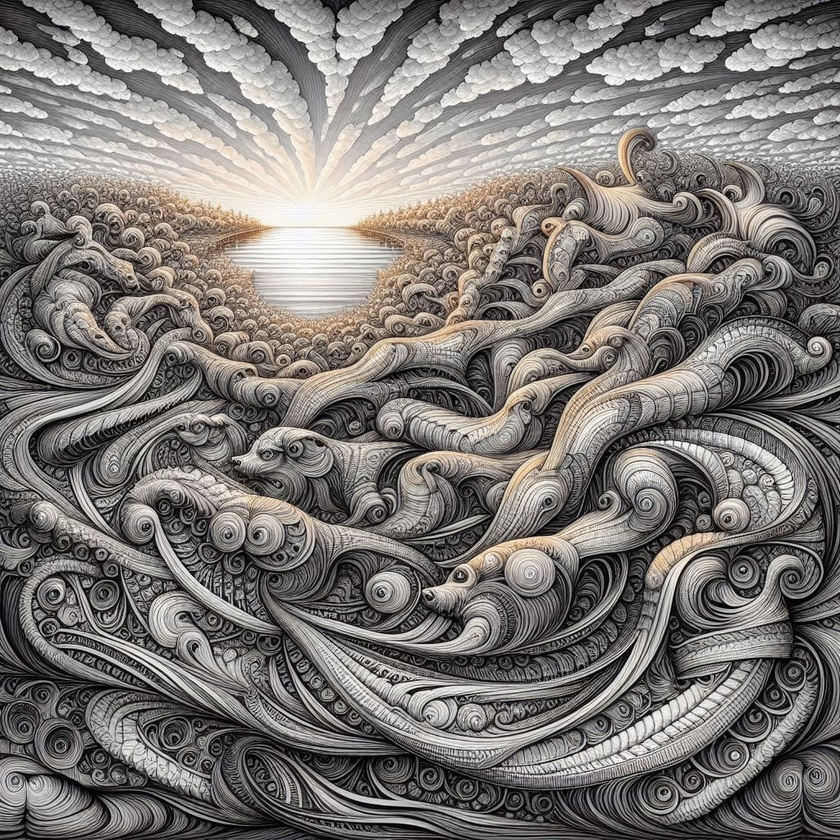
#> input picture codes/images/curves.jpeg, 840 x 840 px, shrunk from 1024 x 1024 before the run, found by its file name
$ python Filtering.py
#> lines starting #> are read from the running program, lines starting #| are printed output that depends on the picture; after the words box and inside, x2 and y2 are one past the last pixel; in counts of white or black regions, pixels touching at a corner belong together

# %%
import cv2
import numpy as np
import matplotlib.pyplot as plt

def low_pass_filter(image, cutoff_frequency):
    # Compute the 2D Fourier transform of the image
    f_transform = np.fft.fft2(image)

    # Create a frequency grid
    rows, cols = image.shape
    crow, ccol = rows // 2, cols // 2
    mask = np.zeros((rows, cols), np.uint8)

    # Create a circular low-pass filter
    for i in range(rows):
        for j in range(cols):
            if np.sqrt((i - crow) ** 2 + (j - ccol) ** 2) <= cutoff_frequency:
                mask[i, j] = 1

    # Apply the filter to the Fourier transform
    f_transform_filtered = f_transform * mask

    # Inverse Fourier transform to obtain the filtered image
    filtered_image = np.fft.ifft2(f_transform_filtered).real
    return filtered_image

def high_pass_filter(image, cutoff_frequency):
    # Compute the 2D Fourier transform of the image
    f_transform = np.fft.fft2(image)

    # Create a frequency grid
    rows, cols = image.shape
    crow, ccol = rows // 2, cols // 2
    mask = np.ones((rows, cols), np.uint8)

    # Create a circular high-pass filter
    for i in range(rows):
        for j in range(cols):
            if np.sqrt((i - crow) ** 2 + (j - ccol) ** 2) <= cutoff_frequency:
                mask[i, j] = 0

    # Apply the filter to the Fourier transform
    f_transform_filtered = f_transform * mask

    # Inverse Fourier transform to obtain the filtered image
    filtered_image = np.fft.ifft2(f_transform_filtered).real
    return filtered_image

# Load the image
image = cv2.imread('images\curves.jpeg', cv2.IMREAD_GRAYSCALE)
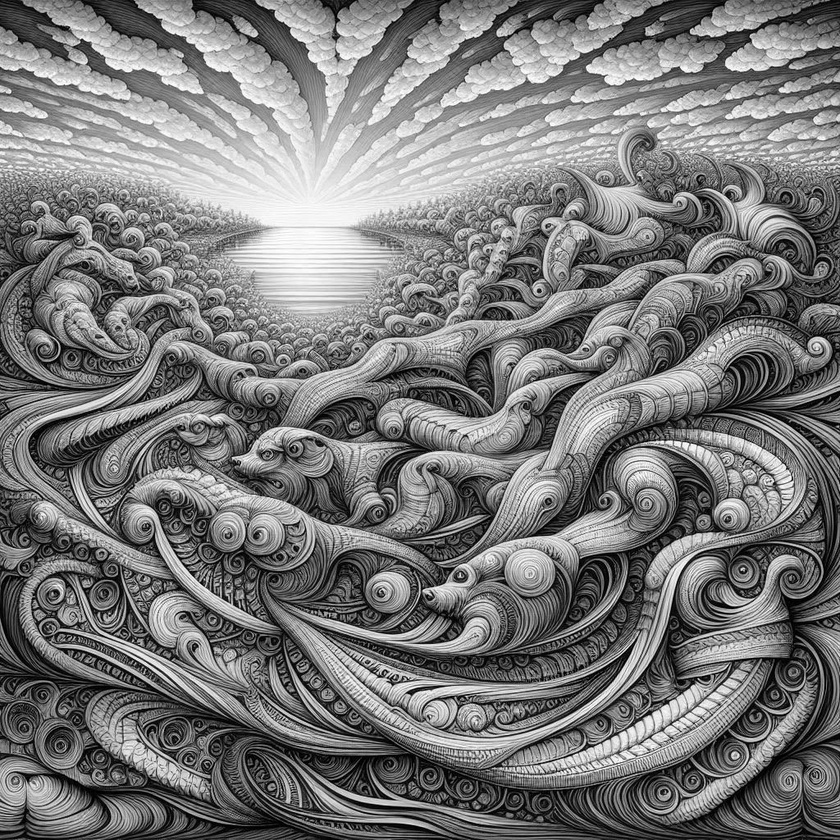
#> image: shape (840, 840); min 0, max 255, mean 121.1

# Set the cutoff frequency for the filters
low_pass_cutoff = 100
high_pass_cutoff = 100

# Apply the low-pass filter
filtered_image_low_pass = low_pass_filter(image, low_pass_cutoff)
#> after the loop in low_pass_filter, `for i in range(rows):`:
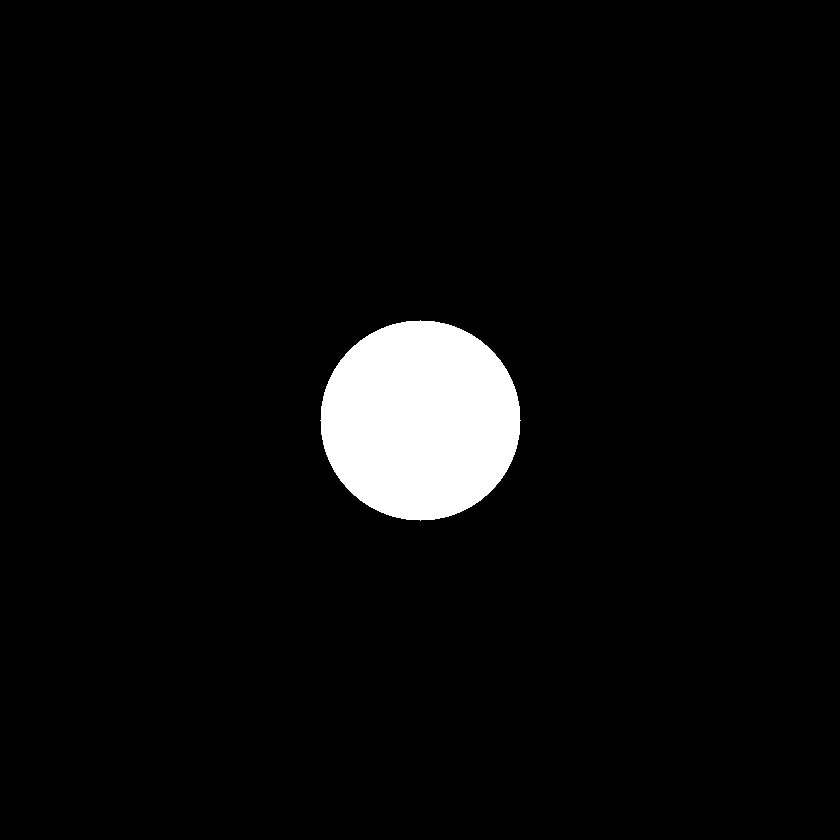
#> mask: shape (840, 840); values 0 (black) and 1 (white), 4.5% white; 1 white region, box (x1, y1, x2, y2) and area: (320, 320, 521, 521) 31417
#> in low_pass_filter, `filtered_image = np.fft.ifft2(f_transform_filtered).real`:
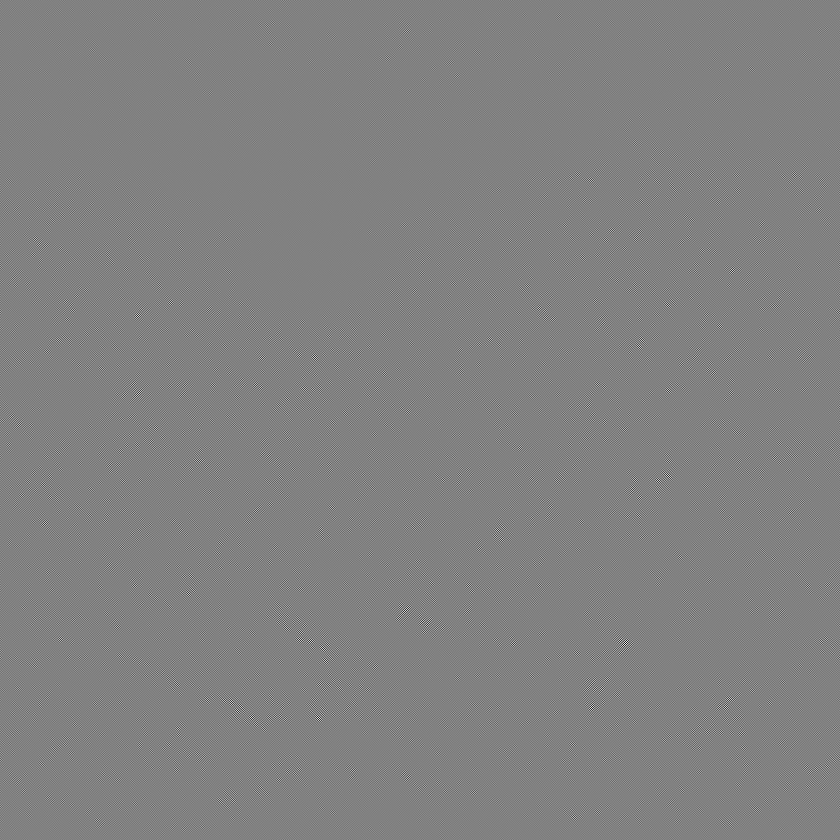
#> filtered_image: shape (840, 840) float64; min -18.41, max 17.84, mean -7.51e-19; drawn with min black and max white

# Apply the high-pass filter
filtered_image_high_pass = high_pass_filter(image, high_pass_cutoff)

# Display the original image and filtered images
plt.figure(figsize=(12, 6))

plt.subplot(1, 3, 1)
plt.imshow(image, cmap='gray')
plt.title('Original Image')
plt.axis('off')

plt.subplot(1, 3, 2)
plt.imshow(filtered_image_low_pass, cmap='gray')
plt.title('Low-Pass Filtered Image')
plt.axis('off')

plt.subplot(1, 3, 3)
plt.imshow(filtered_image_high_pass, cmap='gray')
plt.title('High-Pass Filtered Image')
plt.axis('off')

plt.show()
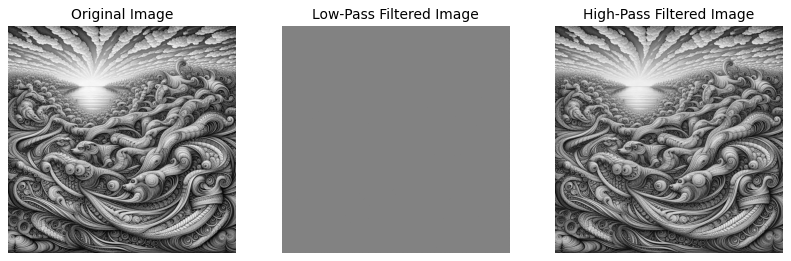
#> figure drawn by matplotlib, 3 panels

# %%

$ run again, with codes/images/car.jpeg copied over codes/images/curves.jpeg
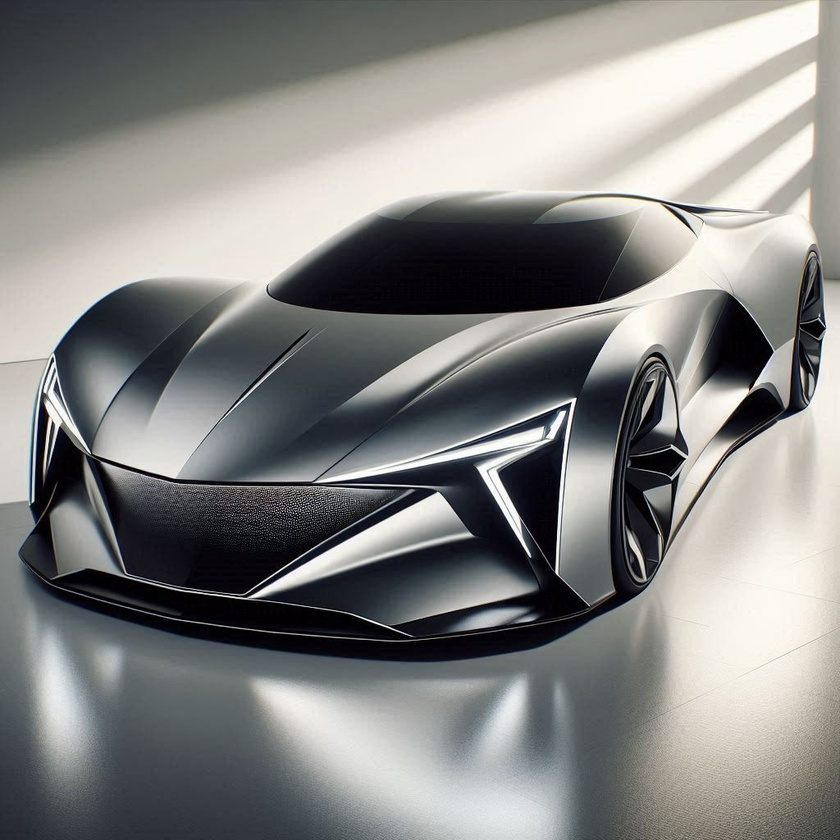
#> input picture codes/images/car.jpeg, 840 x 840 px, shrunk from 1024 x 1024 before the run, found by its file name
#> `plt.show()`:
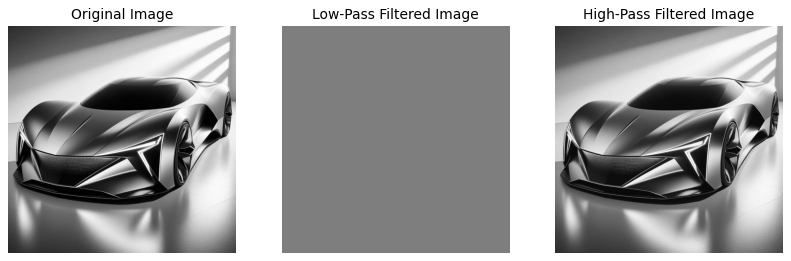
#> figure drawn by matplotlib, 3 panels

$ run again, with codes/images/sharp.jpeg copied over codes/images/curves.jpeg
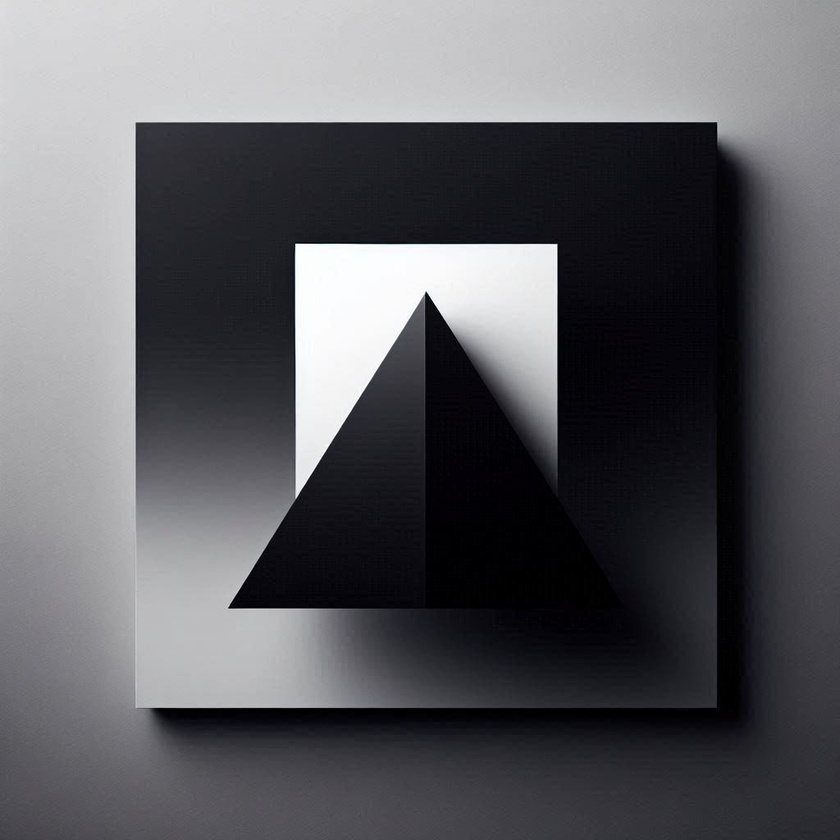
#> input picture codes/images/sharp.jpeg, 840 x 840 px, shrunk from 1024 x 1024 before the run, found by its file name
#> `plt.show()`:
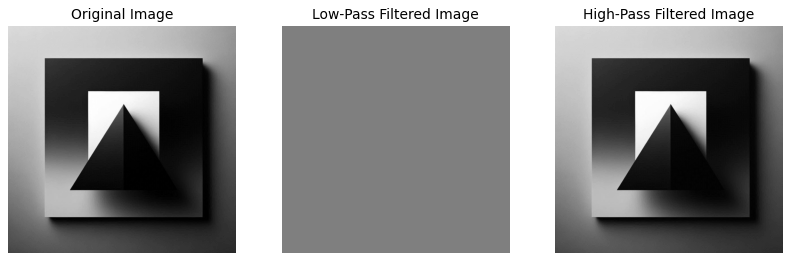
#> figure drawn by matplotlib, 3 panels
